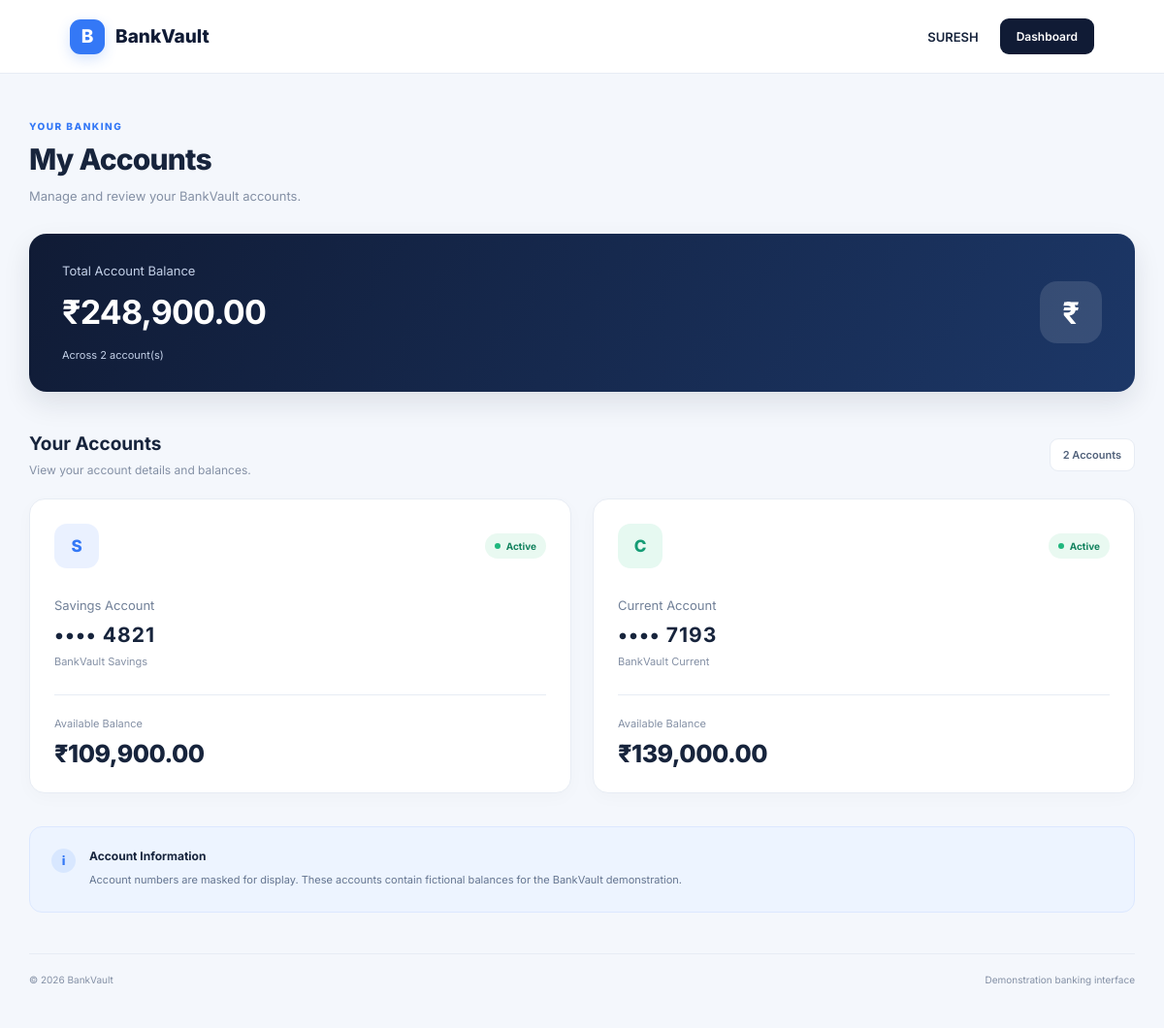
Page /accounts (signed in) on the committed database.
### tables this page shows
CREATE TABLE accounts (
            id INTEGER PRIMARY KEY AUTOINCREMENT,
            user_id INTEGER NOT NULL,
            account_number TEXT UNIQUE NOT NULL,
            account_type TEXT NOT NULL,
            balance REAL NOT NULL DEFAULT 0,
            FOREIGN KEY (user_id) REFERENCES users(id)
        );

### app.py (the view)
@app.route("/accounts")
@login_required
def accounts():
    connection = get_db_connection()
    user_id = session["user_id"]
    account_rows = connection.execute(
        """
        SELECT
            id,
            account_number,
            account_type,
            balance
        FROM accounts
        WHERE user_id = ?
        ORDER BY id
        """,
        (user_id,)
    ).fetchall()
    connection.close()
    accounts_list = []
    for row in account_rows:
        account_item = dict(row)
        account_item["masked_number"] = (
            "•••• " + account_item["account_number"][-4:]
        )
        account_item["status"] = "Active"
        accounts_list.append(account_item)
    total_balance = sum(
        account["balance"]
        for account in accounts_list
    )
    return render_template(
        "accounts.html",
        accounts=accounts_list,
        total_balance=total_balance,
        full_name=session.get("full_name", "Customer")
    )

### app.py (called while the page is built)
def get_db_connection():
    connection = sqlite3.connect(DATABASE)
    connection.row_factory = sqlite3.Row
    return connection

def login_required(view_function):
    @wraps(view_function)
    def wrapped_view(*args, **kwargs):
        if "user_id" not in session:
            flash("Please log in to access your dashboard.", "error")
            return redirect(url_for("login"))
        return view_function(*args, **kwargs)
    return wrapped_view

### templates/accounts.html (shortened to what this page needs)
<!DOCTYPE html>
<html lang="en">
<head>
    <link rel="stylesheet"
          href="{{ url_for('static', filename='accounts.css') }}">
</head>
<body>
    <header class="accounts-header">
        <a href="{{ url_for('dashboard') }}" class="brand">
            <span class="brand-icon">B</span>
            <span>BankVault</span>
        </a>
        <div class="header-right">
            <span class="customer-name">
                {{ full_name }}
            </span>
            <a href="{{ url_for('dashboard') }}"
               class="back-button">
                Dashboard
            </a>
        </div>
    </header>
    <main class="accounts-container">
        <section class="page-heading">
            <div>
                <p class="eyebrow">YOUR BANKING</p>
                <h1>My Accounts</h1>
                <p class="subtitle">
                    Manage and review your BankVault accounts.
                </p>
            </div>
        </section>
        <section class="balance-overview">
            <div class="balance-information">
                <p>Total Account Balance</p>
                <h2>
                    ₹{{ "{:,.2f}".format(total_balance) }}
                </h2>
                <span>
                    Across {{ accounts|length }} account(s)
                </span>
            </div>
            <div class="balance-icon">
                ₹
            </div>
        </section>
        <section class="account-section">
            <div class="section-heading">
                <div>
                    <h2>Your Accounts</h2>
                    <p>
                        View your account details and balances.
                    </p>
                </div>
                <span class="account-count">
                    {{ accounts|length }} Accounts
                </span>
            </div>
            <div class="account-grid">
                {% for account in accounts %}
                <article class="account-card">
                    <div class="account-card-top">
                        <div class="account-icon
                            {% if account.account_type == 'Savings' %}
                                savings-icon
                            {% else %}
                                current-icon
                            {% endif %}">
                            {% if account.account_type == 'Savings' %}
                                S
                            {% else %}
                                C
                            {% endif %}
                        </div>
                        <span class="status-badge">
                            <span class="status-dot"></span>
                            {{ account.status }}
                        </span>
                    </div>
                    <div class="account-details">
                        <p class="account-label">
                            {{ account.account_type }} Account
                        </p>
                        <h3>
                            {{ account.masked_number }}
                        </h3>
                        <p class="account-description">
                            BankVault {{ account.account_type }}
                        </p>
                    </div>
                    <div class="account-card-bottom">
                        <div>
                            <p class="balance-label">
                                Available Balance
                            </p>
                            <h2>
                                ₹{{ "{:,.2f}".format(account.balance) }}
                            </h2>
                        </div>
                    </div>
                </article>
                {% endfor %}
            </div>
        </section>
        <section class="information-panel">
            <div class="information-icon">
                i
            </div>
            <div>
                <h3>Account Information</h3>
                <p>
                    Account numbers are masked for display.
                    These accounts contain fictional balances
                    for the BankVault demonstration.
                </p>
            </div>
        </section>
        <footer class="accounts-footer">
            <span>© 2026 BankVault</span>
            <span>Demonstration banking interface</span>
        </footer>
    </main>
</body>
</html>

### rows in the picture
accounts: shows "S", status "Active", account_type "Savings", masked_number "•••• 4821", balance "109,900.00"
accounts: shows "C", status "Active", account_type "Current", masked_number "•••• 7193", balance "139,000.00"

### other values in the picture
{{ full_name }} "SURESH"
{{ "{:,.2f}".format(total_balance) }} "248,900.00"
{{ accounts|length }} "2"
